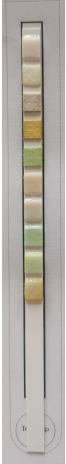
#> input picture t2.png, 66 x 464 px
$ python -i strip_process.py   (imports and definitions only)
#> lines starting #> are read from the running program, lines starting #| are printed output that depends on the picture; after the words box and inside, x2 and y2 are one past the last pixel; in counts of white or black regions, pixels touching at a corner belong together
#> further down, picture is the input picture: shape (464, 66, 3); mean B, G, R 166.9, 173.4, 178.5
import cv2
import numpy as np
from scipy.signal import find_peaks

def remove_grayish_background(image, lower_threshold=(0, 0, 150), upper_threshold=(180, 30, 255)):
#> called with lower_threshold = (0, 0, 170), upper_threshold = (220, 30, 220)
    hsv = cv2.cvtColor(image, cv2.COLOR_BGR2HSV)
#> hsv: shape (464, 66, 3); mean H, S, V 38.5, 18.7, 178.8
    mask = cv2.inRange(hsv, lower_threshold, upper_threshold)
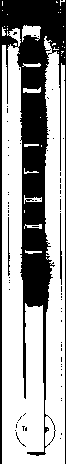
#> mask: shape (464, 66); 62.6% white; 71 black regions (68 under 20 px), largest, box (x1, y1, x2, y2) and area: (0, 0, 66, 464) 11107, (60, 213, 62, 285) 99, (8, 217, 10, 276) 70
    mask_inv = cv2.bitwise_not(mask)
    result = cv2.bitwise_and(image, image, mask=mask_inv)
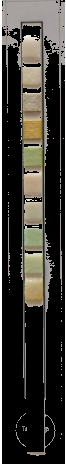
#> result: shape (464, 66, 3); mean B, G, R 54.4, 59.9, 62.4
    output = np.zeros_like(image)
    output[mask_inv == 255] = image[mask_inv == 255]
    return output


def sharpen_image(image, alpha=1.5, beta=-0.5):
#> called with alpha = 10, beta = -1.35
    blurred = cv2.GaussianBlur(image, (0, 0), sigmaX=5, sigmaY=5)
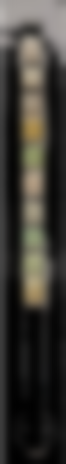
#> blurred: shape (464, 66, 3); mean B, G, R 51.4, 56.9, 59.5
    sharpened = cv2.addWeighted(image, alpha, blurred, beta, 0)
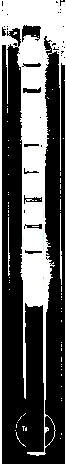
#> sharpened: shape (464, 66, 3); mean B, G, R 95.3, 95.3, 95.3
    return sharpened


def mask_edges(image, low_threshold=100, high_threshold=200, alpha=1.5, beta=-0.5):
    sharpened_image = sharpen_image(image, alpha, beta)
    gray = cv2.cvtColor(sharpened_image, cv2.COLOR_BGR2GRAY)
    edges = cv2.Canny(gray, low_threshold, high_threshold)
#> edges: shape (464, 66); 11.6% white in thin lines or dots
    kernel = np.ones((10, 10), np.uint8)
    edges_dilated = cv2.dilate(edges, kernel, iterations=2)
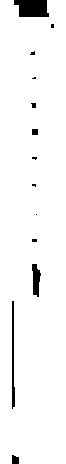
#> edges_dilated: shape (464, 66); 96.3% white; 13 black regions (7 under 20 px), largest, box (x1, y1, x2, y2) and area: (14, 0, 49, 17) 509, (12, 301, 15, 409) 234, (32, 264, 41, 297) 201, (12, 455, 19, 464) 55, (32, 129, 38, 135) 36, (31, 103, 36, 108) 21
    mask_inv = cv2.bitwise_not(edges_dilated)
    mask_inv = cv2.cvtColor(mask_inv, cv2.COLOR_GRAY2BGR)
    result = cv2.bitwise_and(image, mask_inv)
    return result


# [36 lines of commented-out code are left out]


def map_colors_to_tests(sorted_colors):
    test_keys = ['URO', 'BIL', 'KET', 'BLD', 'PRO', 'NIT', 'LEU', 'GLU', 'SG', 'PH']
    color_map = {key: list(color) for key, color in zip(test_keys, sorted_colors)}
    return color_map


def process_image(image):

    clean_image = remove_grayish_background(image, (0, 0, 170), (220, 30, 220))
    # clean_image = sharpen_image(clean_image)
    # clean_image = sharpen_image(clean_image)
    # clean_image = sharpen_image(clean_image)
    clean_image = mask_edges(clean_image, 255, 225, 10, -1.35)
    clean_image = mask_edges(clean_image, 255, 225, 5, -1.35)
#> call 2 of mask_edges, with low_threshold = 255, high_threshold = 225, alpha = 5, beta = -1.35
#> in sharpen_image (call 2), `sharpened = cv2.addWeighted(image, alpha, blurred, beta, 0)`: sharpened: shape (464, 66, 3); 2.7% white; 11 white regions (7 under 20 px), largest, box (x1, y1, x2, y2) and area: (14, 0, 49, 17) 509, (32, 264, 41, 297) 201, (32, 129, 38, 135) 36, (31, 103, 36, 108) 21
#> in mask_edges (call 2), `edges = cv2.Canny(gray, low_threshold, high_threshold)`:
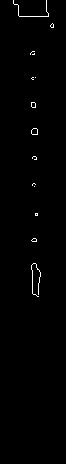
#> edges: shape (464, 66); 0.76% white in thin lines or dots, all inside (x1, y1, x2, y2) = (13, 0, 54, 297)
#> in mask_edges (call 2), `edges_dilated = cv2.dilate(edges, kernel, iterations=2)`:
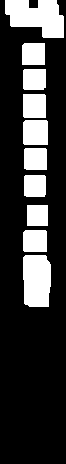
#> edges_dilated: shape (464, 66); 23.1% white; 10 white regions, largest, box (x1, y1, x2, y2) and area: (5, 0, 64, 38) 1615, (23, 255, 51, 307) 1354, (23, 120, 48, 145) 620

    # Convert the image to a NumPy array
    image_array = np.array(clean_image)

    # Get the height and width of the image
    height, width, _ = image_array.shape
#> height = 464; width = 66

    # Define a threshold for similarity
    threshold = 10  # You can adjust this value based on your needs

    # Initialize a dictionary to store the row indices based on their mean values
    mean_values_dict = {}

    # Iterate over each row
    for y in range(height):
        # Get the RGB values of each pixel in the row
        row_rgb_values = image_array[y]

        # Initialize a list to store the first set of non-black pixels
        first_set_pixels = []
        found_first_pixel = False

        for x in range(width):
            rgb = row_rgb_values[x]
            if not np.all(rgb == 0):  # Non-black pixel found
                if not found_first_pixel:
                    found_first_pixel = True
                    first_set_pixels.append(rgb)
                elif found_first_pixel:
                    first_set_pixels.append(rgb)
            elif found_first_pixel:  # Black pixel found after the first set
                break

        # Calculate the mean of the first set of non-black pixels
        if first_set_pixels:
            row_mean = tuple(np.round(np.mean(first_set_pixels, axis=0)).astype(int))

            # Check if the mean value is already in the dictionary within the threshold
            found = False
            for mean_key in mean_values_dict.keys():
                if np.linalg.norm(np.array(mean_key) - np.array(row_mean)) < threshold:
                    mean_values_dict[mean_key].append(y)
                    found = True
                    break

            # If the mean value is not found within the threshold, add it as a new key
            if not found:
                mean_values_dict[row_mean] = [y]
#> after the loop, mean_values_dict = {(150, 153, 158): [0, 1], (159, 162, 167): [2, 3, 4, 5, 6, 7]}

    # Sort the mean values based on the number of rows they appear in, in descending order
    sorted_mean_values = sorted(mean_values_dict.keys(), key=lambda x: len(mean_values_dict[x]), reverse=True)
#> sorted_mean_values = [(159, 162, 167), (150, 153, 158)]

    # Ensure to return exactly 10 values, even if some mean values have fewer rows
    top_10_mean_values = sorted_mean_values[:10]
#> top_10_mean_values = [(159, 162, 167), (150, 153, 158)]

    # Print the top 10 mean RGB values
    # for mean_key in top_10_mean_values:
    #     print(f"Mean RGB: {mean_key}, Rows: {mean_values_dict[mean_key]}")
    return map_colors_to_tests(top_10_mean_values)
#> in map_colors_to_tests, `color_map = {key: list(color) for key, color in zip(test_keys, sorted_..`: color_map = {'URO': [159, 162, 167], 'BIL': [150, 153, 158]}

# process_image(clean_image)

>>> import cv2
>>> picture = cv2.imread('../t2.png')
>>> result = process_image(picture)
#> result = {'URO': [159, 162, 167], 'BIL': [150, 153, 158]}
